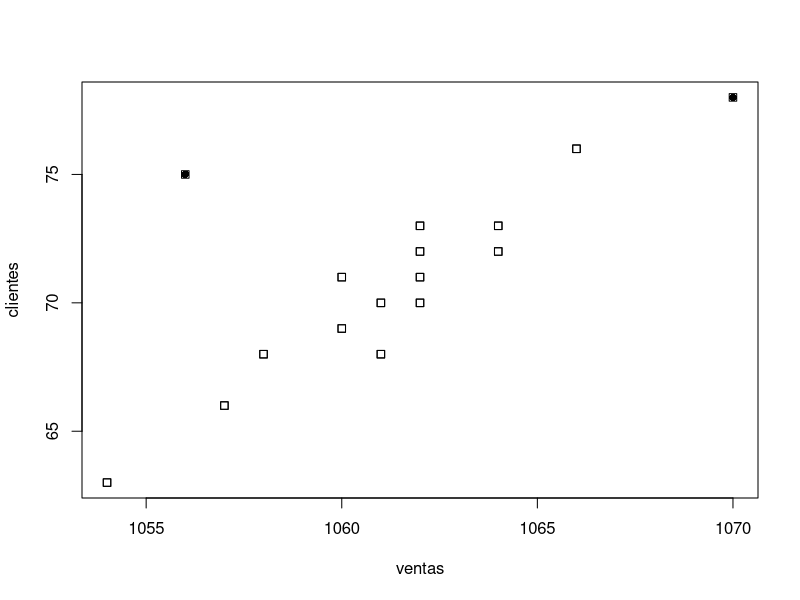
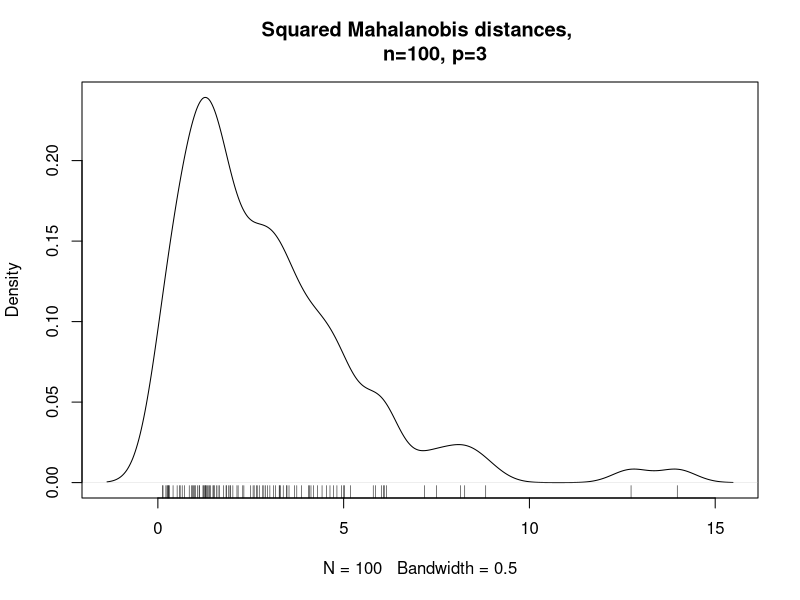
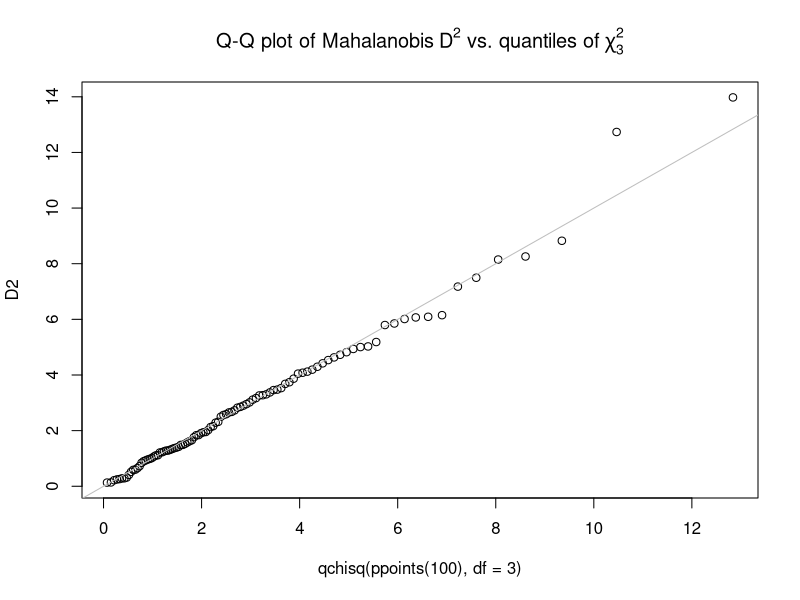

These charts were generated, in order, by the following R code:

#_____ Distancia de Mahalanobis____

# Cargar los datos
ventas= c( 1054, 1057, 1058, 1060, 1061, 1060, 1061, 
           1062, 1062, 1064, 1062, 1062, 1064, 1056, 
           1066, 1070)
clientes= c(63, 66, 68, 69, 68, 71, 70, 70, 71, 72, 72, 
            73, 73, 75, 76, 78)

# Utilizamos la función data.frame() para crear 
# un juego de datos en R
datos <- data.frame(ventas ,clientes)

dim(datos)
str(datos)
summary(datos)

#----------------------------------------------------
#    Calculo de la distancia
#----------------------------------------------------

# El método de distancia Mahalanobis mejora el 
# método clásico de distancia de Gauss 
# eliminando el efecto que pueden producir 
# la correlación entre las variables a analizar


# Determinar el número de outlier que queremos encontrar.
num.outliers <- 2

# Ordenar los datos de mayor a menor distancia, 
# según la métrica de Mahalanobis.
mah.ordenacion <- order(mahalanobis(datos, colMeans(datos), cov(datos)), decreasing=TRUE)
mah.ordenacion

# Generar un vector boleano los dos 
# valores más alejados segun la distancia Mahalanobis.
outlier2 <- rep(FALSE , nrow(datos))
outlier2[mah.ordenacion[1:num.outliers]] <- TRUE

# Resaltar con un punto relleno los 2 valores outliers.
colorear.outlier <- outlier2 *16

# Visualizar el gráfico con los datos destacando sus outlier.
plot(datos , pch=0)
points(datos , pch=colorear.outlier)

#----------------------------------
#   Ejercicio 2
#----------------------------------

require(graphics)

ma <- cbind(1:6, 1:3)
(S <-  var(ma))
mahalanobis(c(0, 0), 1:2, S)

x <- matrix(rnorm(100*3), ncol = 3)
stopifnot(mahalanobis(x, 0, 
                      diag(ncol(x))) == rowSums(x*x))

##- Here, D^2 = usual squared Euclidean distances

Sx <- cov(x)
D2 <- mahalanobis(x, colMeans(x), Sx)
plot(density(D2, bw = 0.5),
     main="Squared Mahalanobis distances, 
     n=100, p=3") ; rug(D2)
qqplot(qchisq(ppoints(100), df = 3), D2,
       main = expression("Q-Q plot of Mahalanobis" * ~D^2 *
                           " vs. quantiles of" * ~ chi[3]^2))
abline(0, 1, col = 'gray')

#------------------------------------------
#   Ejercicio 3
#-----------------------------------------

# Diseñar un ejercicio utilizando la distancia de
# Mahalanobis.

# Incluye:
# 1.- Planteamiento del problema.
# 2.- Simular los datos o utilizar una matriz
#     Precargada en R.
# 3.- Dar tu interpretacion.
# Nota: Una vez que terminaste subes el script a
# tu repositorio en GitHub. Sí te sobra tiempo 
# puedes ir creando el pdf en markdown. 
      
